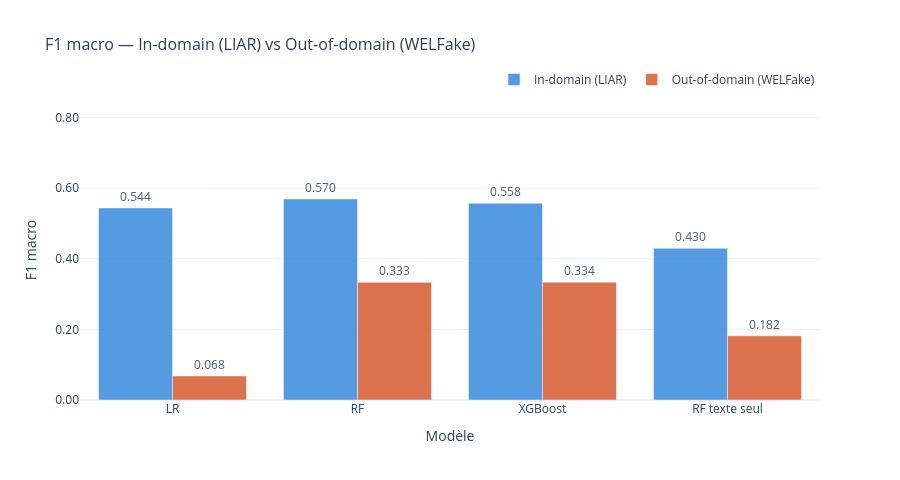

Here is the notebook cell this chart was saved with:
### Code cell
# --- Graphique 1 : F1 macro In-domain vs Out-of-domain ---

fig1 = go.Figure()

fig1.add_trace(go.Bar(
    name="In-domain (LIAR)",
    x=MODELS,
    y=df_in_plot["f1_macro"].tolist(),
    marker_color="#378ADD",
    opacity=0.85,
    text=[f"{v:.3f}" for v in df_in_plot["f1_macro"]],
    textposition="outside",
))

fig1.add_trace(go.Bar(
    name="Out-of-domain (WELFake)",
    x=MODELS,
    y=df_out_plot["f1_macro"].tolist(),
    marker_color="#D85A30",
    opacity=0.85,
    text=[f"{v:.3f}" for v in df_out_plot["f1_macro"]],
    textposition="outside",
))

fig1.update_layout(
    title=dict(text="F1 macro — In-domain (LIAR) vs Out-of-domain (WELFake)", font=dict(size=16)),
    barmode="group",
    yaxis=dict(title="F1 macro", range=[0, 0.85], tickformat=".2f"),
    xaxis_title="Modèle",
    legend=dict(orientation="h", yanchor="bottom", y=1.02, xanchor="right", x=1),
    template="plotly_white",
    height=480,
)

fig1.show()
print("Graphique 1 — F1 macro In vs Out affiché.")

### Figure 1 — Plotly figure (JSON) as saved in the notebook; plotly's stock layout.template omitted (floating-point values rounded to 4 significant figures)
{"data": [{"marker": {"color": "#378ADD"}, "name": "In-domain (LIAR)", "opacity": 0.85, "text": ["0.544", "0.570", "0.558", "0.430"], "textposition": "outside", "type": "bar", "x": ["LR", "RF", "XGBoost", "RF texte seul"], "y": [0.5442, 0.5697, 0.5577, 0.43]}, {"marker": {"color": "#D85A30"}, "name": "Out-of-domain (WELFake)", "opacity": 0.85, "text": ["0.068", "0.333", "0.334", "0.182"], "textposition": "outside", "type": "bar", "x": ["LR", "RF", "XGBoost", "RF texte seul"], "y": [0.0682, 0.3333, 0.3339, 0.1819]}], "layout": {"barmode": "group", "height": 480, "legend": {"orientation": "h", "x": 1, "xanchor": "right", "y": 1.02, "yanchor": "bottom"}, "title": {"font": {"size": 16}, "text": "F1 macro — In-domain (LIAR) vs Out-of-domain (WELFake)"}, "xaxis": {"title": {"text": "Modèle"}}, "yaxis": {"range": [0, 0.85], "tickformat": ".2f", "title": {"text": "F1 macro"}}}}
